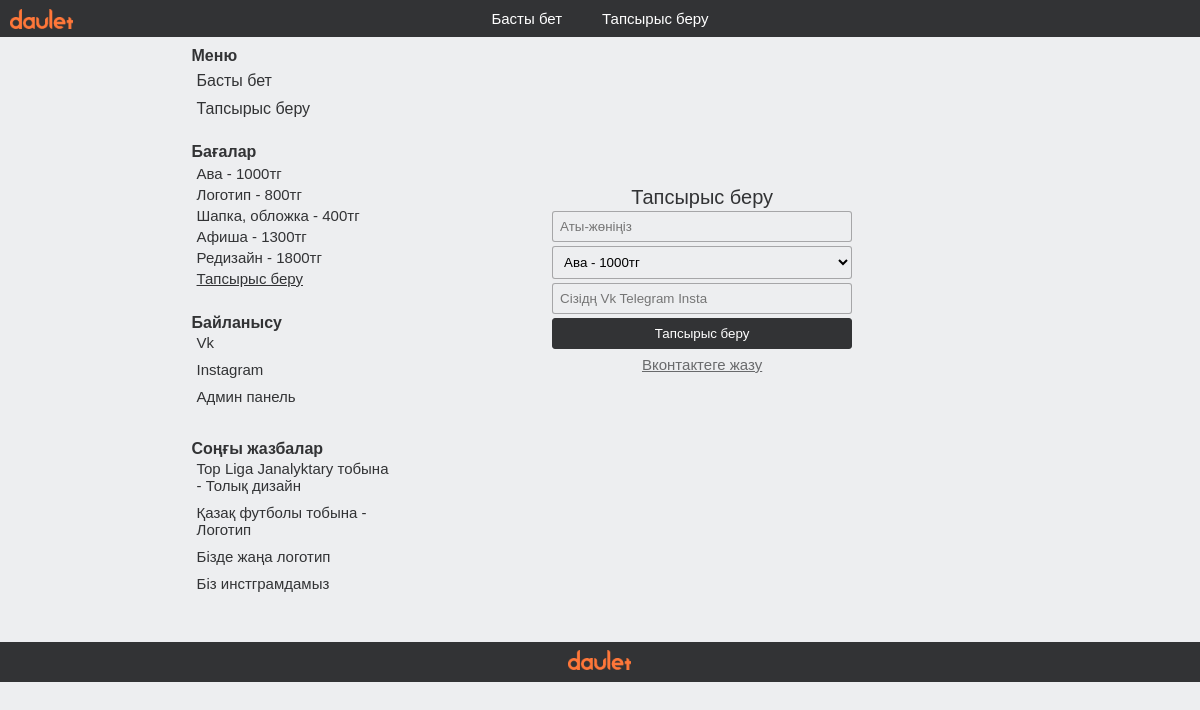
The app's page /order.php with its own data.
### tables this page shows
CREATE TABLE `stats` (
  `id` int(11) NOT NULL,
  `content` text NOT NULL,
  `type` text NOT NULL,
  `block` int(11) NOT NULL DEFAULT 1,
  `place` int(11) NOT NULL
);

### order.php (the view, shortened to what this page needs)
<?php include 'libs.php' ?>
<!doctype html>
<html lang="kk" prefix="og: http://ogp.me/ns#">
	<head>
		<link rel="stylesheet" type="text/css" href="css/style.css">
		<link rel="stylesheet" href="font-awesome/css/font-awesome.min.css">
	</head>
	<body>
		<?php getMenu() ?>
		<div class="body">
			<div class="site right">
				<div class="sidebar"><?php getSidebar() ?></div>
				<div class="continer">
					<div class="signin" id="signin1">
						<div class="w300">
							<p>Тапсырыс беру</p>
							<input type="text" id="name" placeholder="Аты-жөніңіз" class="sign">
							<select  class="sign" id="product">
								<?php $getproduct = mysqli_query($conn, "SELECT * FROM `stats` WHERE `type` = 'price' AND `block` = 0 ORDER BY place ");
									while ($product =mysqli_fetch_array($getproduct)) { echo "<option value='{$product['content']}'>{$product['content']}</option>"; }
								 ?>
							</select>
							<input type="text" id="link" placeholder="Сізідң Vk Telegram Insta" class="sign">
							<input type="button" class="sign-btn" value="Тапсырыс беру" onclick="addOrder()">
							<a href="https://vk.com/write259670919" target="_blank" class="change">Вконтактеге жазу</a>
						</div>
					</div>
				</div>
			</div>
		</div>
		<?php getFooter() ?>
	</body>
</html>

### libs.php (shortened to what this page needs)
<?php
include "connection.php";
$base = "http://localhost/dauletstudio/";
function getSidebar() {
    global $conn;
    $getmenu = mysqli_query($conn, "SELECT * FROM `stats` WHERE `type` = 'menu' AND `block` = 0 ORDER BY place ");
    $getprice = mysqli_query($conn, "SELECT * FROM `stats` WHERE `type` = 'price' AND `block` = 0 ORDER BY place ");
    $getlink = mysqli_query($conn, "SELECT * FROM `stats` WHERE `type` = 'link' AND `block` = 0 ORDER BY place ");
    echo '<div class="side-menu">
    <p class="sidetitle">Меню</p>';
    while ($gotmenu =mysqli_fetch_array($getmenu)) { echo $gotmenu['content']; }
    echo '</div>
    <div class="price">
        <p class="sidetitle">Бағалар</p>
        <ul>';
        while ($gotprice =mysqli_fetch_array($getprice)) { echo "<li>{$gotprice['content']}</li>"; }
    echo '<a href="order.php">Тапсырыс беру</a>
        </ul>
    </div>
    <div class="social">
        <p class="sidetitle">Байланысу</p>
        <ul>
            <li>';
                while ($gotlink =mysqli_fetch_array($getlink)) { echo $gotlink['content']; }
            echo '</li>
        </ul>
    </div>
    <div class="social">
        <p class="sidetitle">Соңғы жазбалар</p>
        <ul>
            <li>
                <a href="">Top Liga Janalyktary тобына - Толық дизайн</a>
                <a href="">Қазақ футболы тобына - Логотип</a>
                <a href="">Бізде жаңа логотип</a>
                <a href="">Біз инстграмдамыз</a>
            </li>
        </ul>
    </div>';
}
function getMenu() {
    global $conn;
    $getmenu = mysqli_query($conn, "SELECT * FROM `stats` WHERE `type` = 'menu' AND `block` = 0 ORDER BY place ");
    global $base;
    echo '<div class="df" id="menumain">
            <div class="menu left" onclick="logotype(\''.$base.'\')"><img src="img/logo200.png" height="20px" class="logotype"></div>
            <div class="menu right pc">';
            while ($gotmenu =mysqli_fetch_array($getmenu)) { echo $gotmenu['content']; }
            echo '</div>
            <div class="menu right mobile">
                    <img src="img/logo200.png" height="20px" class="logotype" onclick="logotype(\''.$base.'\')">
                    <a onclick="burger()" id="openmenu"><span class="fa fa-bars"></span></a>
            </div>
            <div class="menuside" id="menuside">
                <div class="side-menu">
                        <p class="sidetitle">Меню</p>';
                    echo '</div>
                    <div class="price">
                        <p class="sidetitle">Бағалар</p>
                        <ul>';
                        echo '</ul>
                    </div>
                    <div class="social">
                        <p class="sidetitle">Байланысу</p>
                        <ul>
                            <li>';
                           echo ' </li>
                        </ul>
                    </div>
            </div>
            <div class="back" id="back"></div>
            <div class="menu left"></div>
        </div>';
}
function getFooter() {
    echo '<div class="df">
            <div class="footer left"></div>
            <div class="footer right"><a href=""><img class="b-lazy" onclick="logotype(\''.$base.'\')" data-src="img/logo200.png"></a></div>
            <div class="footer left"></div>
        </div>';
}
 ?>

### css/style.css (style rules this page uses)
* { padding: 0px; margin: 0px; outline: none; --mc: #323335; --hc: #f7763f; --bc: #edeef0; }
a { color: var(--mc) }
ul { list-style: none; margin: 0; padding-left: 0; }
a { text-decoration: none; display: block; }
.df { display: flex; }
.w300 { width: 300px; display: flex; justify-content: center; align-items: center; flex-direction: column; }
body { background-color: var(--bc); }
.body { display: flex; justify-content: center; align-items: flex-start; }
.site { display: flex; flex-direction: row; justify-content: space-between; }
.continer { flex: 4; width: 80%; min-height: 600px; }
.left { flex: 2; }
.right { flex: 9; }
.menu { background-color: var(--mc); width: 100%; margin-bottom: 5px; display: flex; align-items: center; }
.logotype { padding: 0 10px; }
.pc { display: flex; flex-direction: row; justify-content: center; }
.menu a { padding: 10px 20px; color: #ffffff; font-family: Arial, "Helvetica Neue", Helvetica, sans-serif; font-size: 15px; cursor: pointer; }
.sidebar { flex: 1; display: flex; flex-direction: column; }
.sidetitle { font-family: Arial, "Helvetica Neue", Helvetica, sans-serif; color: var(--mc); font-weight: bold; padding: 5px 5px 2px 0px; }
.price { margin-top: 15px; }
.price li { font-family: Arial, "Helvetica Neue", Helvetica, sans-serif; color: var(--mc); font-size: 15px; padding: 2px 5px; }
.price a { font-family: Arial, "Helvetica Neue", Helvetica, sans-serif; padding: 2px 5px; font-size: 15px; transition: 0.2s; text-decoration: underline; }
.side-menu a { font-family: Arial, "Helvetica Neue", Helvetica, sans-serif; color: var(--mc); padding: 5px; border-radius: 2px; }
.social { margin-top: 20px; }
.social li a { font-family: Arial, "Helvetica Neue", Helvetica, sans-serif; color: var(--mc); padding: 0 5px; font-size: 15px; border-radius: 2px; text-decoration: none; margin-bottom: 10px; }
.footer { background-color: var(--mc); height: 40px; display: flex; justify-content: center; align-items: center; }
.footer img { object-fit: cover; height: 20px; }
.signin { display: flex; flex-direction: column; justify-content: center; align-items: center; height: 80%; }
.signin p { font-family: Arial, "Helvetica Neue", Helvetica, sans-serif; font-size: 20px; color: var(--mc); }
.sign { margin: 2px; width: 100%; border-radius: 3px; padding: 7px; box-sizing: border-box; border: 1px solid rgba(0, 0, 0, 0.3); background-color: var(--bc); }
.sign-btn { margin: 2px; width: 100%; color: #ffffff; padding: 7px; cursor: pointer; border-radius: 3px; background-color: var(--mc); border: 1px solid var(--mc); font-family: Arial, "Helvetica Neue", Helvetica, sans-serif; }
.change { font-family: Arial, "Helvetica Neue", Helvetica, sans-serif; font-size: 15px; color: var(--mc); opacity: 0.7; text-decoration: underline; cursor: pointer; padding: 5px; }
@media screen and (max-width: 1200px) { .continer { flex: 3; } }

### records on screen
stats: content "Басты бет"
stats: content "Тапсырыс беру"
stats: content "Ава - 1000тг"
stats: content "Логотип - 800тг"
stats: content "Шапка, обложка - 400тг"
stats: content "Афиша - 1300тг"
stats: content "Редизайн - 1800тг"
stats: content "Vk"
stats: content "Instagram"
stats: content "Админ панель"

### other values on screen
form field value "Ава - 1000тг"
